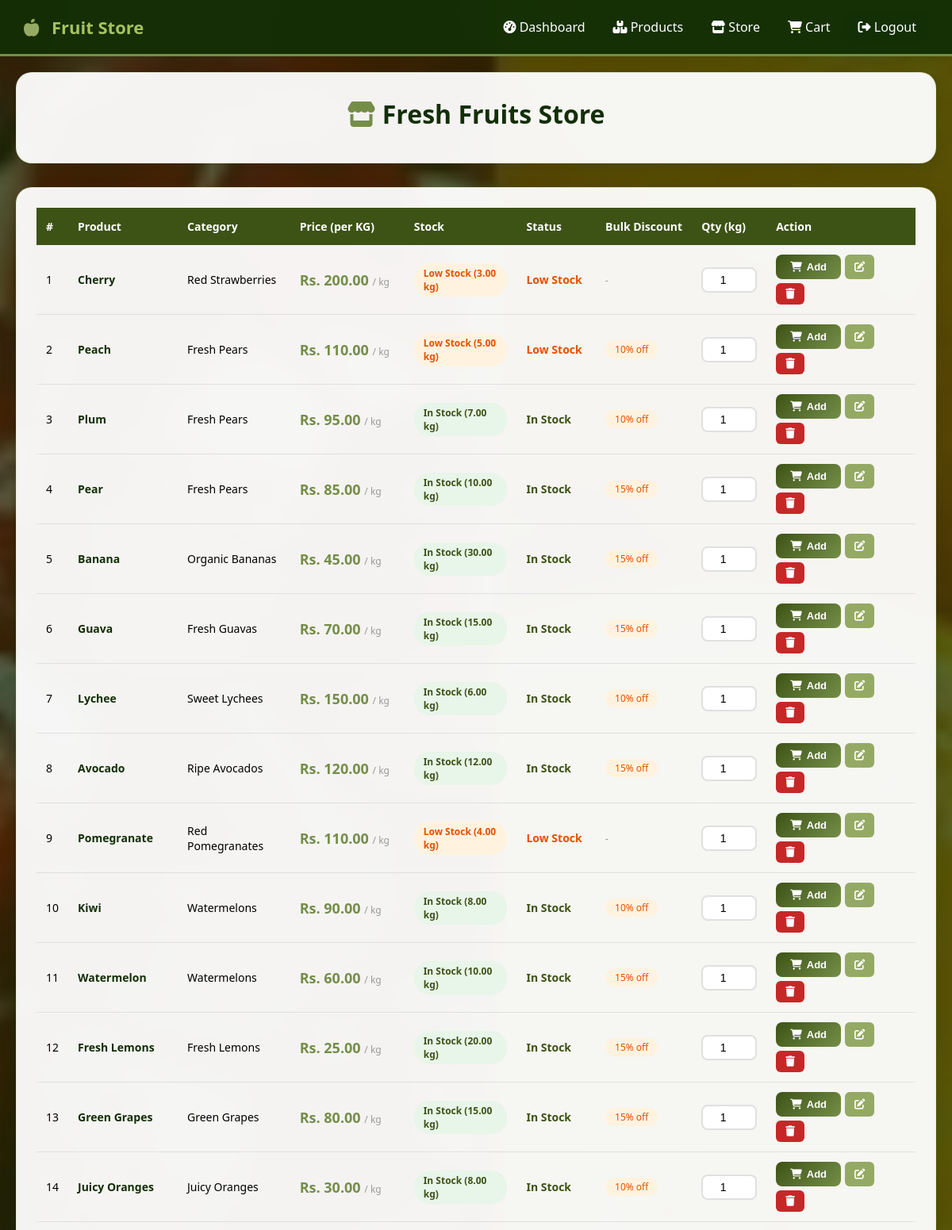
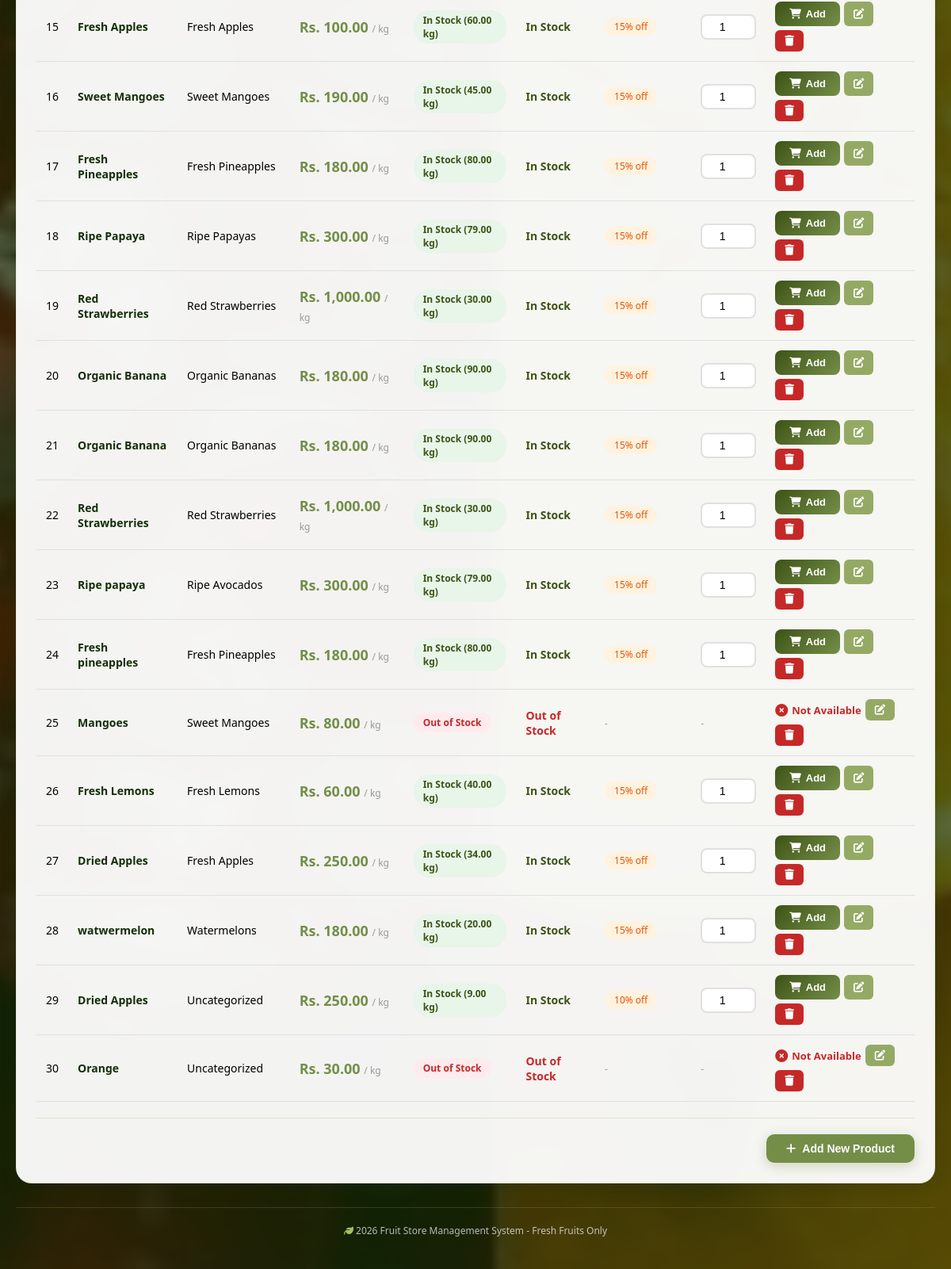
Screenshot of /pages/store.php (signed in) with the database file from the repository (2 pictures, top to bottom).
### tables this page shows
CREATE TABLE `products` (
  `id` int(11) NOT NULL,
  `name` varchar(100) NOT NULL,
  `category_id` int(11) DEFAULT NULL,
  `price` decimal(10,2) DEFAULT 0.00,
  `stock` decimal(10,2) DEFAULT 0.00,
  `expiry_date` date DEFAULT NULL,
  `min_stock_level` int(11) DEFAULT 10,
  `created_at` timestamp NOT NULL DEFAULT current_timestamp(),
  `product_image` varchar(255) DEFAULT 'default-fruit.png',
  `store_id` int(11) DEFAULT 1,
  `barcode` varchar(50) DEFAULT NULL
);

CREATE TABLE `categories` (
  `id` int(11) NOT NULL,
  `name` varchar(50) NOT NULL,
  `description` text DEFAULT NULL,
  `created_at` timestamp NOT NULL DEFAULT current_timestamp(),
  `icon` varchar(50) DEFAULT 'fa-tag'
);

### pages/store.php (the view, shortened to what this page needs)
<?php
require_once __DIR__ . '/../config/database.php';
$query = "SELECT p.*, c.name as category_name
          FROM products p
          LEFT JOIN categories c ON p.category_id = c.id
          ORDER BY p.id DESC";
$products = mysqli_query($conn, $query);
?>
<!DOCTYPE html>
<html lang="en">
<head>
    <link rel="stylesheet" href="https://cdnjs.cloudflare.com/ajax/libs/font-awesome/6.4.0/css/all.min.css">
    <link rel="stylesheet" href="../css/style.css">
</head>
<body>
    <div class="navbar">
        <div class="logo"><i class="fas fa-apple-alt"></i> Fruit Store</div>
        <div class="nav-links">
            <a href="dashboard.php"><i class="fas fa-tachometer-alt"></i> Dashboard</a>
            <a href="products.php"><i class="fas fa-boxes"></i> Products</a>
            <a href="store.php"><i class="fas fa-store"></i> Store</a>
            <a href="cart.php"><i class="fas fa-shopping-cart"></i> Cart
            </a>
            <a href="logout.php" class="logout"><i class="fas fa-sign-out-alt"></i> Logout</a>
        </div>
    </div>
    <div class="container">
        <div class="header-card">
            <h1><i class="fas fa-store"></i> Fresh Fruits Store</h1>
        </div>
        <div class="table-container">
            <table>
                <thead>
                    <tr>
                        <th>#</th>
                        <th>Product</th>
                        <th>Category</th>
                        <th>Price (per KG)</th>
                        <th>Stock</th>
                        <th>Status</th>
                        <th>Bulk Discount</th>
                        <th>Qty (kg)</th>
                        <th>Action</th>
                    </tr>
                </thead>
                <tbody>
                    <?php if(mysqli_num_rows($products) > 0): ?>
                        <?php
                        $count = 1;
                        while($row = mysqli_fetch_assoc($products)):
                            $price = $row['price'];
                            $discount_percent = 0;
                            if($row['stock'] >= 10) {
                                $discount_percent = 15;
                            } elseif($row['stock'] >= 5) {
                                $discount_percent = 10;
                            }
                            if($row['stock'] <= 0) {
                                $stock_class = 'out-stock';
                                $stock_text = ' Out of Stock';
                                $status_text = 'Out of Stock';
                                $status_color = '#c62828';
                            } elseif($row['stock'] <= 5) {
                                $stock_class = 'low-stock';
                                $stock_text = 'Low Stock (' . $row['stock'] . ' kg)';
                                $status_text = ' Low Stock';
                                $status_color = '#e65100';
                            } else {
                                $stock_class = 'in-stock';
                                $stock_text = ' In Stock (' . $row['stock'] . ' kg)';
                                $status_text = ' In Stock';
                                $status_color = 'var(--clover)';
                            }
                        ?>
                        <tr>
                            <td><?php echo $count++; ?></td>
                            <td class="product-name"><?php echo htmlspecialchars($row['name']); ?></td>
                            <td><?php echo htmlspecialchars($row['category_name'] ?? 'Uncategorized'); ?></td>
                            <td class="price-cell">
                                Rs. <?php echo number_format($price, 2); ?>
                                <span class="kg-label">/ kg</span>
                            </td>
                            <td>
                                <span class="stock-badge <?php echo $stock_class; ?>">
                                    <?php echo $stock_text; ?>
                                </span>
                            </td>
                            <td style="color: <?php echo $status_color; ?>; font-weight: bold;">
                                <?php echo $status_text; ?>
                            </td>
                            <td>
                                <?php if($discount_percent > 0 && $row['stock'] > 0): ?>
                                    <span class="bulk-info"> <?php echo $discount_percent; ?>% off</span>
                                <?php else: ?>
                                    <span style="color:#999; font-size:12px;">-</span>
                                <?php endif; ?>
                            </td>
                            <td>
                                <?php if($row['stock'] > 0): ?>
                                    <form method="POST" action="" style="display:flex; align-items:center; gap:5px;">
                                        <input type="number" name="quantity" class="qty-input" value="1" min="0.5" max="<?php echo $row['stock']; ?>" step="0.5">
                                    </form>
                                <?php else: ?>
                                    <span style="color:#999; font-size:12px;">-</span>
                                <?php endif; ?>
                            </td>
                            <td>
                                <div style="display:flex; gap:5px; flex-wrap:wrap;">
                                    <?php if($row['stock'] > 0): ?>
                                        <form method="POST" action="">
                                            <button type="submit" name="add_to_cart" class="btn-add-to-cart">
                                                <i class="fas fa-shopping-cart"></i> Add
                                            </button>
                                        </form>
                                    <?php else: ?>
                                        <span class="out-of-stock-msg">
                                            <i class="fas fa-times-circle"></i> Not Available
                                        </span>
                                    <?php endif; ?>
                                    <button class="btn-edit" onclick='editProduct(<?php echo $row['id']; ?>, "<?php echo addslashes($row['name']); ?>", <?php echo $row['category_id'] ?? 'null'; ?>, <?php echo $row['price']; ?>, <?php echo $row['stock']; ?>)'>
                                        <i class="fas fa-edit"></i>
                                    </button>
                                    <button class="btn-delete" onclick="deleteProduct(<?php echo $row['id']; ?>, '<?php echo addslashes($row['name']); ?>')">
                                        <i class="fas fa-trash"></i>
                                    </button>
                                </div>
                            </td>
                        </tr>
                        <?php endwhile; ?>
                    <?php endif; ?>
                </tbody>
            </table>
            <div class="table-footer">
                <button class="btn btn-add" onclick="showAddModal()">
                    <i class="fas fa-plus"></i> Add New Product
                </button>
            </div>
        </div>
        <div class="footer">
            <i class="fas fa-leaf"></i> <?php echo date('Y'); ?> Fruit Store Management System - Fresh Fruits Only
        </div>
    </div>
</body>
</html>

### css/style.css (style rules this page uses)
:root { --pine-tree: #132F06; --clover: #3D5316; --dilley: #5B7341; --asparagus: #748E48; --green-smoke: #94AA64; --celery: #A6C261; --primary: #3D5316; --primary-dark: #132F06; --primary-light: #5B7341; --success: #748E48; --warning: #94AA64; --info: #A6C261; --white: #FFFFFF; --light-gray: #F5F5F5; --gray: #888888; --dark: #333333; --shadow: rgba(19, 47, 6, 0.2); }
* { margin: 0; padding: 0; box-sizing: border-box; }
body { font-family: 'Segoe UI', Tahoma, Geneva, Verdana, sans-serif; background: var(--light-gray); min-height: 100vh; position: relative; }
body::before { content: ''; position: fixed; top: 0; left: 0; width: 100%; height: 100%; background-image: url('../image/png6.jpeg'); background-size: cover; background-position: center; background-repeat: no-repeat; z-index: -2; }
body::after { content: ''; position: fixed; top: 0; left: 0; width: 100%; height: 100%; background: rgba(19, 47, 6, 0.7); z-index: -1; }
.container { padding: 20px; max-width: 1400px; margin: 0 auto; }
.navbar { background: rgba(19, 47, 6, 0.95); backdrop-filter: blur(10px); padding: 15px 30px; color: white; display: flex; justify-content: space-between; align-items: center; flex-wrap: wrap; box-shadow: 0 2px 15px rgba(19, 47, 6, 0.3); position: sticky; top: 0; z-index: 100; border-bottom: 2px solid var(--asparagus); }
.navbar .logo { font-size: 22px; font-weight: bold; color: var(--celery); }
.navbar .logo i { margin-right: 10px; color: var(--green-smoke); }
.navbar a { color: white; text-decoration: none; padding: 8px 15px; border-radius: 8px; transition: all 0.3s; }
.navbar .logout { background: var(--pine-tree); border-radius: 8px; }
.nav-links { display: flex; flex-wrap: wrap; gap: 5px; align-items: center; }
.btn { padding: 10px 25px; border: none; border-radius: 10px; font-weight: 600; cursor: pointer; transition: all 0.3s; display: inline-flex; align-items: center; gap: 8px; font-size: 14px; }
.btn-edit { background: var(--green-smoke); color: white; }
.btn-delete { background: #c62828; color: white; }
.btn-add { background: var(--asparagus); color: white; }
.table-container { background: rgba(255, 255, 255, 0.95); backdrop-filter: blur(10px); border-radius: 20px; padding: 25px; box-shadow: 0 5px 20px var(--shadow); border: 1px solid rgba(166, 194, 97, 0.2); overflow-x: auto; }
table { width: 100%; border-collapse: collapse; font-size: 14px; }
th { background: var(--clover); color: white; padding: 14px 12px; text-align: left; font-weight: 600; }
td { padding: 12px; border-bottom: 1px solid #e0e0e0; vertical-align: middle; }
.stock-badge { padding: 4px 12px; border-radius: 20px; font-size: 12px; display: inline-block; font-weight: bold; }
.stock-badge.in-stock { background: #e8f5e9; color: var(--clover); }
.stock-badge.low-stock { background: #fff3e0; color: #e65100; animation: blink 1s infinite; }
.stock-badge.out-stock { background: #ffebee; color: #c62828; }
.footer { text-align: center; padding: 20px; color: rgba(255,255,255,0.7); font-size: 12px; border-top: 1px solid rgba(166, 194, 97, 0.2); margin-top: 30px; }
.footer i { color: var(--celery); }

### rows the page displays
products: name "Cherry", category.name "Red Strawberries", price "200.00", stock "Low Stock (3.00 kg)", stock "Low Stock"
products: name "Peach", category.name "Fresh Pears", price "110.00", stock "Low Stock (5.00 kg)", stock "Low Stock", stock "10"
products: name "Plum", category.name "Fresh Pears", price "95.00", stock "In Stock (7.00 kg)", stock "In Stock", stock "10"
products: name "Pear", category.name "Fresh Pears", price "85.00", stock "In Stock (10.00 kg)", stock "In Stock", stock "15"
products: name "Banana", category.name "Organic Bananas", price "45.00", stock "In Stock (30.00 kg)", stock "In Stock", stock "15"
products: name "Guava", category.name "Fresh Guavas", price "70.00", stock "In Stock (15.00 kg)", stock "In Stock", stock "15"
products: name "Lychee", category.name "Sweet Lychees", price "150.00", stock "In Stock (6.00 kg)", stock "In Stock", stock "10"
products: name "Avocado", category.name "Ripe Avocados", price "120.00", stock "In Stock (12.00 kg)", stock "In Stock", stock "15"
products: name "Pomegranate", category.name "Red Pomegranates", price "110.00", stock "Low Stock (4.00 kg)", stock "Low Stock"
products: name "Kiwi", category.name "Watermelons", price "90.00", stock "In Stock (8.00 kg)", stock "In Stock", stock "10"
products: name "Watermelon", category.name "Watermelons", price "60.00", stock "In Stock (10.00 kg)", stock "In Stock", stock "15"
products: name "Fresh Lemons", category.name "Fresh Lemons", price "25.00", stock "In Stock (20.00 kg)", stock "In Stock", stock "15"
products: name "Green Grapes", category.name "Green Grapes", price "80.00", stock "In Stock (15.00 kg)", stock "In Stock", stock "15"
products: name "Juicy Oranges", category.name "Juicy Oranges", price "30.00", stock "In Stock (8.00 kg)", stock "In Stock", stock "10"
products: name "Fresh Apples", category.name "Fresh Apples", price "100.00", stock "In Stock (60.00 kg)", stock "In Stock", stock "15"
products: name "Sweet Mangoes", category.name "Sweet Mangoes", price "190.00", stock "In Stock (45.00 kg)", stock "In Stock", stock "15"
products: name "Fresh Pineapples", category.name "Fresh Pineapples", price "180.00", stock "In Stock (80.00 kg)", stock "In Stock", stock "15"
products: name "Ripe Papaya", category.name "Ripe Papayas", price "300.00", stock "In Stock (79.00 kg)", stock "In Stock", stock "15"
products: name "Red Strawberries", category.name "Red Strawberries", price "1,000.00", stock "In Stock (30.00 kg)", stock "In Stock", stock "15"
products: name "Organic Banana", category.name "Organic Bananas", price "180.00", stock "In Stock (90.00 kg)", stock "In Stock", stock "15"
products: name "Organic Banana", category.name "Organic Bananas", price "180.00", stock "In Stock (90.00 kg)", stock "In Stock", stock "15"
products: name "Red Strawberries", category.name "Red Strawberries", price "1,000.00", stock "In Stock (30.00 kg)", stock "In Stock", stock "15"
products: name "Ripe papaya", category.name "Ripe Avocados", price "300.00", stock "In Stock (79.00 kg)", stock "In Stock", stock "15"
products: name "Fresh pineapples", category.name "Fresh Pineapples", price "180.00", stock "In Stock (80.00 kg)", stock "In Stock", stock "15"
products: name "Mangoes", category.name "Sweet Mangoes", price "80.00", stock "Out of Stock", shows "Not Available"
products: name "Fresh Lemons", category.name "Fresh Lemons", price "60.00", stock "In Stock (40.00 kg)", stock "In Stock", stock "15"
products: name "Dried Apples", category.name "Fresh Apples", price "250.00", stock "In Stock (34.00 kg)", stock "In Stock", stock "15"
products: name "watwermelon", category.name "Watermelons", price "180.00", stock "In Stock (20.00 kg)", stock "In Stock", stock "15"
products: name "Dried Apples", category_name "Uncategorized", price "250.00", stock "In Stock (9.00 kg)", stock "In Stock", stock "10"
products: name "Orange", category_name "Uncategorized", price "30.00", stock "Out of Stock", shows "Not Available"
